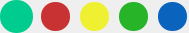
<?xml version="1.0" encoding="UTF-8"?>
<ui version="4.0">
 <class>OutputColorConfigurator</class>
 <widget class="QWidget" name="OutputColorConfigurator">
  <property name="geometry">
   <rect>
    <x>0</x>
    <y>0</y>
    <width>189</width>
    <height>33</height>
   </rect>
  </property>
  <property name="sizePolicy">
   <sizepolicy hsizetype="Fixed" vsizetype="Fixed">
    <horstretch>0</horstretch>
    <verstretch>0</verstretch>
   </sizepolicy>
  </property>
  <property name="minimumSize">
   <size>
    <width>0</width>
    <height>33</height>
   </size>
  </property>
  <property name="styleSheet">
   <string notr="true">QPushButton {
border-radius: 14px;
margin: 2px;
}

QPushButton::checked {
border-radius: 16px;
margin: 0;
}</string>
  </property>
  <layout class="QHBoxLayout" name="horizontalLayout_13">
   <property name="leftMargin">
    <number>0</number>
   </property>
   <property name="topMargin">
    <number>0</number>
   </property>
   <property name="rightMargin">
    <number>0</number>
   </property>
   <property name="bottomMargin">
    <number>0</number>
   </property>
   <item>
    <widget class="QPushButton" name="uOutputColorDefaultButton">
     <property name="minimumSize">
      <size>
       <width>33</width>
       <height>33</height>
      </size>
     </property>
     <property name="styleSheet">
      <string notr="true">QPushButton {
background-color: rgb(0, 204, 143);
}</string>
     </property>
     <property name="text">
      <string/>
     </property>
     <property name="checkable">
      <bool>true</bool>
     </property>
     <property name="checked">
      <bool>true</bool>
     </property>
     <attribute name="buttonGroup">
      <string notr="true">uOutputColorButtonGroup</string>
     </attribute>
    </widget>
   </item>
   <item>
    <widget class="QPushButton" name="uOutputColorRedButton">
     <property name="minimumSize">
      <size>
       <width>33</width>
       <height>33</height>
      </size>
     </property>
     <property name="styleSheet">
      <string notr="true">QPushButton {
background-color: rgb(200, 50, 50);
}</string>
     </property>
     <property name="text">
      <string/>
     </property>
     <property name="checkable">
      <bool>true</bool>
     </property>
     <property name="checked">
      <bool>false</bool>
     </property>
     <attribute name="buttonGroup">
      <string notr="true">uOutputColorButtonGroup</string>
     </attribute>
    </widget>
   </item>
   <item>
    <widget class="QPushButton" name="uOutputColorYellowButton">
     <property name="minimumSize">
      <size>
       <width>33</width>
       <height>33</height>
      </size>
     </property>
     <property name="styleSheet">
      <string notr="true">QPushButton {
background-color: rgb(240, 240, 50);
}</string>
     </property>
     <property name="text">
      <string/>
     </property>
     <property name="checkable">
      <bool>true</bool>
     </property>
     <attribute name="buttonGroup">
      <string notr="true">uOutputColorButtonGroup</string>
     </attribute>
    </widget>
   </item>
   <item>
    <widget class="QPushButton" name="uOutputColorGreenButton">
     <property name="minimumSize">
      <size>
       <width>33</width>
       <height>33</height>
      </size>
     </property>
     <property name="styleSheet">
      <string notr="true">QPushButton {
background-color: rgb(40, 180, 40);
}</string>
     </property>
     <property name="text">
      <string/>
     </property>
     <property name="checkable">
      <bool>true</bool>
     </property>
     <attribute name="buttonGroup">
      <string notr="true">uOutputColorButtonGroup</string>
     </attribute>
    </widget>
   </item>
   <item>
    <widget class="QPushButton" name="uOutputColorBlueButton">
     <property name="minimumSize">
      <size>
       <width>33</width>
       <height>33</height>
      </size>
     </property>
     <property name="styleSheet">
      <string notr="true">QPushButton {
background-color: rgb(10, 100, 190);
}</string>
     </property>
     <property name="text">
      <string/>
     </property>
     <property name="checkable">
      <bool>true</bool>
     </property>
     <attribute name="buttonGroup">
      <string notr="true">uOutputColorButtonGroup</string>
     </attribute>
    </widget>
   </item>
  </layout>
 </widget>
 <resources/>
 <connections/>
 <buttongroups>
  <buttongroup name="uOutputColorButtonGroup"/>
 </buttongroups>
</ui>
